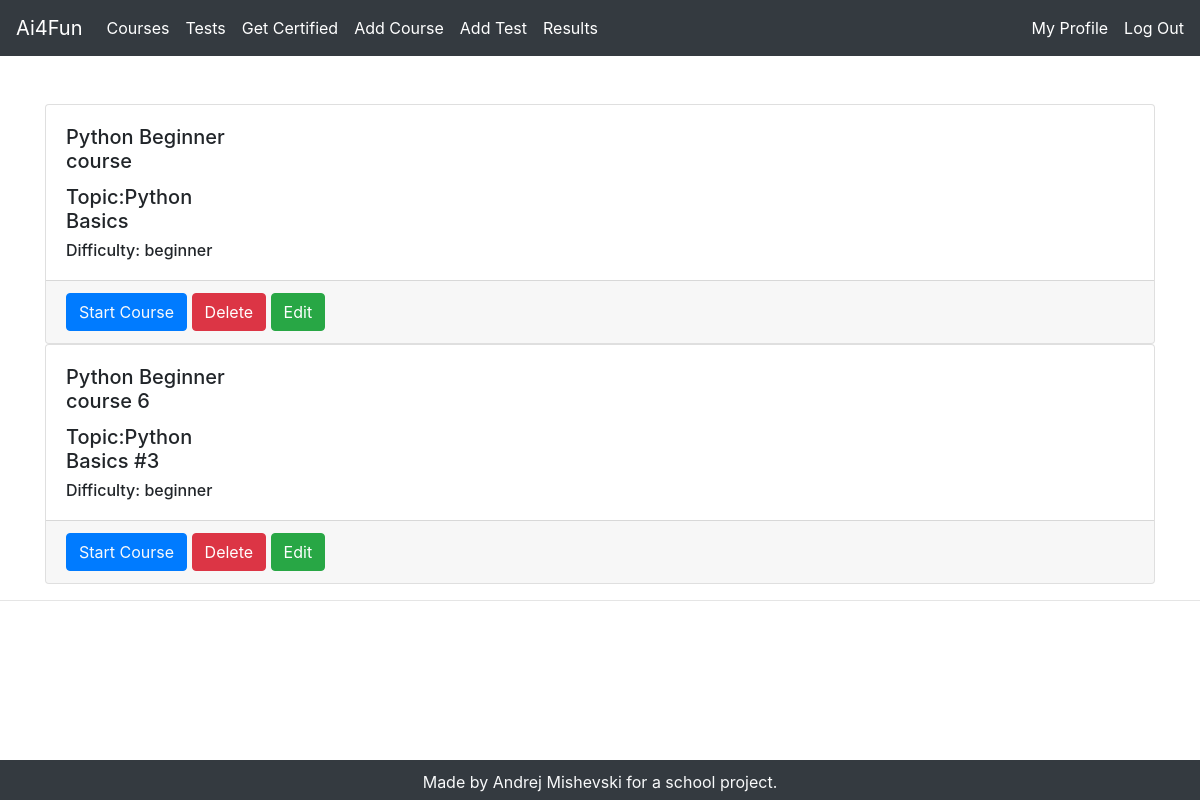
Page /courses (signed in) on the earlier database version.
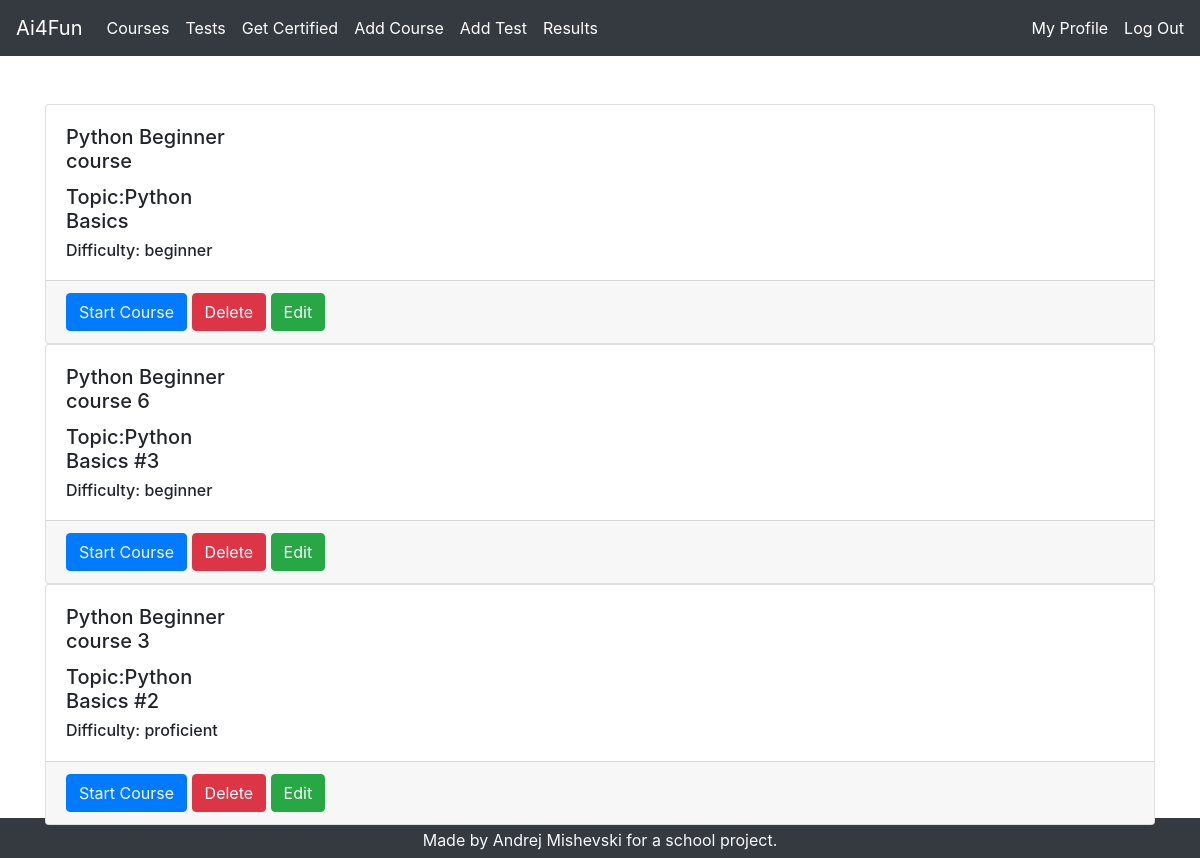
Same page on the later database version.
### courses_module/models.py (models this page shows)
class Course(models.Model):
    name = models.CharField(max_length=60)
    topic = models.CharField(max_length=60)
    difficulty = models.CharField(max_length=12, choices=DIFF_CHOICES)
    text = models.TextField()
    code = models.ForeignKey(Code, on_delete=models.CASCADE)

### courses_module/views.py (the view)
# urls.py: path('courses', courses_view, name='courses_view'),
def courses_view(request):
    if request.user.is_authenticated:
        queryset = Course.objects.all()
        context = {"courses": queryset}
        return render(request, "appPages/courses.html", context)
    else:
        return redirect('/signin')

### templates/appPages/courses.html (shortened to what this page needs)
{% include "appPages/base.html" %}
{% block content %}
  <div class="container pt-4">
      <div>
          {% for course in courses %}
          <div>
              <div class="card">
                    <div class="card-body" style="width: 200px;">
                        <h5 class="card-title">{{ course.name }}</h5>
                        <h5 class="text">Topic:{{ course.topic }}</h5>
                        <h6 class="card-text">Difficulty: {{ course.difficulty }}</h6>
                     </div>
                  <div class="card-footer">
                      <button class="btn btn-primary" id="start-button">
                          <a class="text-light" href="courses/{{ course.pk }}">Start Course</a></button>
                       {%for group in request.user.groups.all %}
                        {% if group.name == 'Professor' %}
                    <a class="btn btn-danger" href="delete_event/{{ course.pk }}">Delete<span class="sr-only">(current)</span></a>
                    <a class="btn btn-success" href="/edit_event/{{ course.pk }}">Edit<span class="sr-only">(current)</span></a>
            {% endif %}
        {% endfor %}
                  </div>
         </div>
      </div>
        {% endfor %}
      </div>
  </div>
<hr>
{% endblock %}

### templates/appPages/base.html (shortened to what this page needs)
<!DOCTYPE html>
<html lang="en">
<head>
    <link rel="stylesheet" href="https://cdn.jsdelivr.net/npm/bootstrap@4.3.1/dist/css/bootstrap.min.css">
</head>
<body>
<nav class="navbar navbar-expand-lg navbar-light bg-dark text-white">
  <a class="navbar-brand text-white" href="/home">Ai4Fun</a>
  <div class="collapse navbar-collapse bg text-white" id="navbarSupportedContent">
    <ul class="navbar-nav mr-auto">
      <li class="nav-item active">
        <a class="nav-link text-white" href="/courses">Courses<span class="sr-only">(current)</span></a>
      </li>
      <li class="nav-item">
        <a class="nav-link text-white" href="/tests">Tests</a>
      </li>
      <li class="nav-item active">
        <a class="nav-link text-white" href="/certificate_test">Get Certified<span class="sr-only">(current)</span></a>
      </li>
    <li class="nav-item">
                {%for group in request.user.groups.all %}
            {% if group.name == 'Professor' %}
                     <a class="nav-link text-white" href="/add_course">Add Course<span class="sr-only">(current)</span></a>
            {% endif %}
        {% endfor %}
    </li>
       <li class="nav-item">
                {%for group in request.user.groups.all %}
            {% if group.name == 'Professor' %}
                     <a class="nav-link text-white" href="/add_test">Add Test<span class="sr-only">(current)</span></a>
            {% endif %}
        {% endfor %}
    </li>
        {%for group in request.user.groups.all %}
            {% if group.name == 'Professor' %}
                <li>
                    <a class="nav-link text-white" href="/results">Results<span class="sr-only">(current)</span></a>
                 </li>
            {% endif %}
        {% endfor %}
    </ul>
        {% if user.is_authenticated %}
    <ul class="nav navbar-nav navbar-right">
      <li><a href="/view_profile" class="text-white mr-3    "> My Profile</a></li>
      <li><a href="/signout" class="text-white"> Log Out</a></li>
    </ul>
      {% else %}
            <ul class="nav navbar-nav navbar-right">
      <li><a href="/signin" class="text-white"> Sign in</a></li>
    </ul>
            {% endif %}
  </div>
</nav>
</body>
<div id="footer" class="bg-dark text-light text-center">
     <p> Made by Andrej Mishevski for a school project. </p>
</div>
</html>

Differences in the rows shown:
added Course: name "Python Beginner course 3", topic "Python Basics #2", difficulty "proficient"
